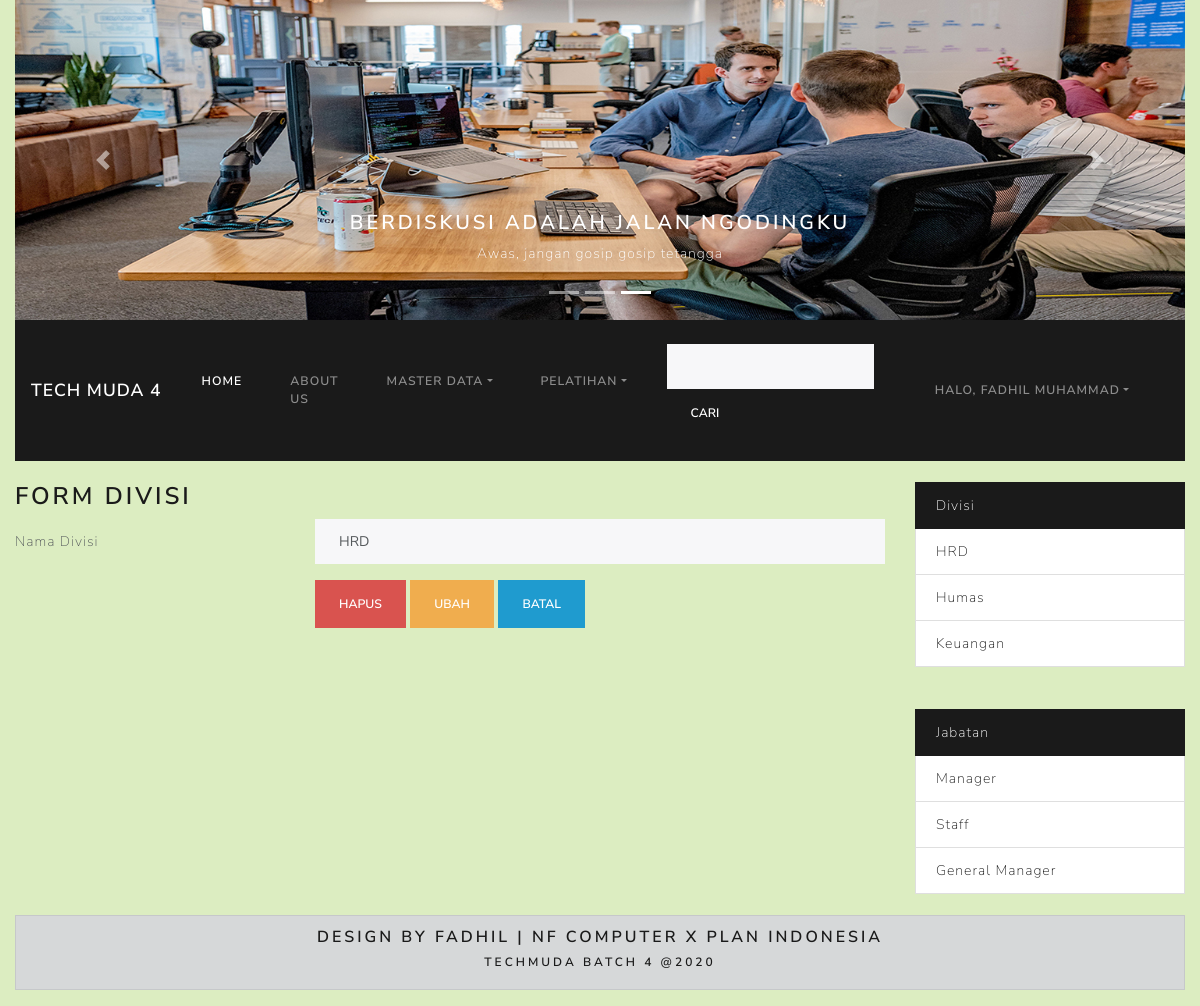
The app's page /index.php?hal=form_divisi&idedit=1 (signed in) with its own data.
### tables this page shows
CREATE TABLE `divisi` (
  `id` int(11) NOT NULL,
  `nama` varchar(20) NOT NULL
);

CREATE TABLE `jabatan` (
  `id` int(11) NOT NULL,
  `nama` varchar(20) NOT NULL
);

### models/Divisi.php (called while the page is built, shortened)
<?php
class Divisi{
    private $koneksi;
    public function __construct(){
        global $dbh;
        $this->koneksi = $dbh;
    }
    public function dataDivisi(){
        $sql = "SELECT * FROM divisi";
        $ps = $this->koneksi->prepare($sql);
        $ps->execute();
        $rs = $ps->fetchAll();
        return $rs;
    }
    public function getDivisi($id){
        $sql = "SELECT * FROM divisi WHERE id = ?";
        $ps = $this->koneksi->prepare($sql);
        $ps->execute($id);
        $rs = $ps->fetch();
        return $rs;
    }
};
?>

### models/Jabatan.php (called while the page is built, shortened)
<?php
class Jabatan {
    private $koneksi;
    public function __construct(){
        global $dbh;
        $this->koneksi = $dbh;
    }
    public function dataJabatan(){
        $sql = "SELECT * FROM jabatan";
        $ps = $this->koneksi->prepare($sql);
        $ps->execute();
        $rs = $ps->fetchAll();
        return $rs;
    }
};
?>

### form_divisi.php (the view, shortened to what this page needs)
<?php
if(isset($_SESSION['MEMBER']) ){
?>
<?php
  $id = $_GET['idedit'];
  if(!empty($id) ){
    $model = new Divisi();
    $rs = $model->getDivisi([$id]);
  }
  else{
    $rs = [];
  }
?>
<h3 id="div"> Form Divisi</h3>
<form method="POST" action="controller_divisi.php">
  <div class="form-group row">
    <label for="nama" class="col-4 col-form-label">Nama Divisi</label>
    <div class="col-8">
      <input id="nama" name="nama" value="<?= $rs['nama'] ?>" type="text" class="form-control">
    </div>
  </div>
  <div class="form-group row">
    <div class="offset-4 col-8">
    <?php
      if(empty($id) ){
    ?>
      <button name="proses" value="simpan" type="submit" class="btn btn-primary">Simpan</button>
      <?php
      }
      else{
        ?>
      <button name="proses" value="hapus" type="submit" onclick="return confirm('yakin hapus?')" class="btn btn-danger">Hapus</button>
      <button name="proses" value="ubah" type="submit" class="btn btn-warning">Ubah</button>
      <?php } ?>
      <button name="proses" value="batal" type="submit" class="btn btn-info">Batal</button>
    </div>
  </div>
</form>
      <?php }
       else{
        include_once 'terlarang.php';
       }?>

### sidebar.php (shortened to what this page needs)
<?php
$obj1 = NEW Divisi();
$ar_divisi = $obj1->dataDivisi();
$obj2 = NEW Jabatan();
$ar_jabatan= $obj2->dataJabatan();
?>
				<?php
					if(isset($_SESSION['MEMBER']) ){
				?>
<div class="col-md-3">
			<div class="list-group">
				 <a href="#" class="list-group-item list-group-item-action active">Divisi</a>
				<?php
				foreach($ar_divisi as $div){
				?>
				<div class="list-group-item">
					<a href="index.php?hal=pegawai&id=<?= $div['id'] ?>"><?= $div['nama'] ?></a>
				</div>
				<?php } ?>
			</div>
			<br><br>
			<div class="list-group">
				 <a href="#" class="list-group-item list-group-item-action active">Jabatan</a>
				 <?php
				foreach($ar_jabatan as $jab){
				?>
				<div class="list-group-item">
					<a href="index.php?hal=pegawai&idj=<?= $jab['id'] ?>"><?= $jab['nama'] ?></a>
				</div>
				<?php } ?>
			</div>
	<?php }?>
</div>
</div>

### css/style.css (style rules this page uses)
body { background-color: #dcedc1; background-repeat: no-repeat; background-size: cover; }

### records on screen
divisi: nama "HRD"
divisi: nama "Humas"
divisi: nama "Keuangan"
jabatan: nama "Manager"
jabatan: nama "Staff"
jabatan: nama "General Manager"

### other values on screen
$_SESSION['MEMBER']['fullname'] "FADHIL MUHAMMAD"
